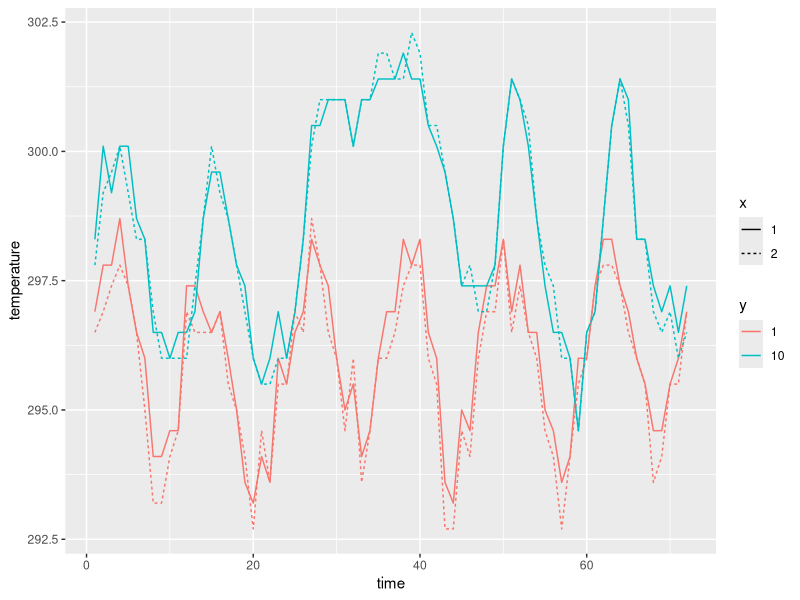
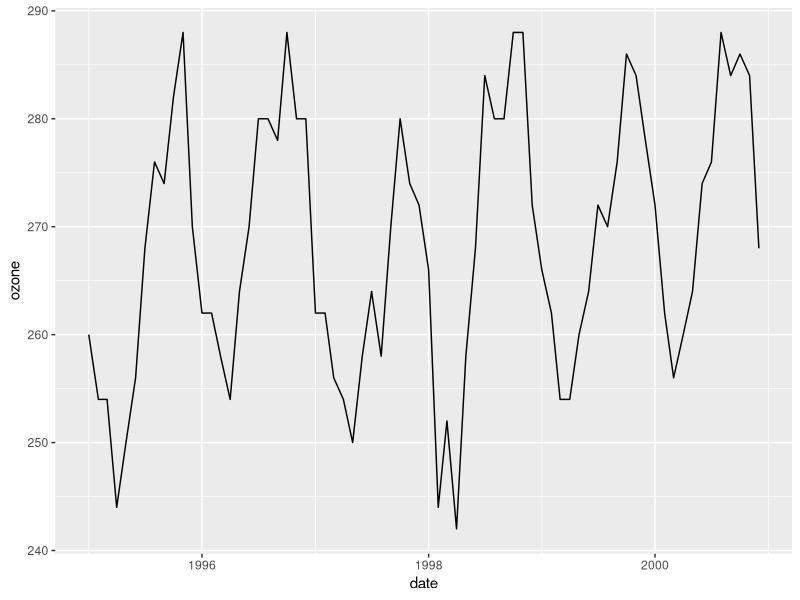
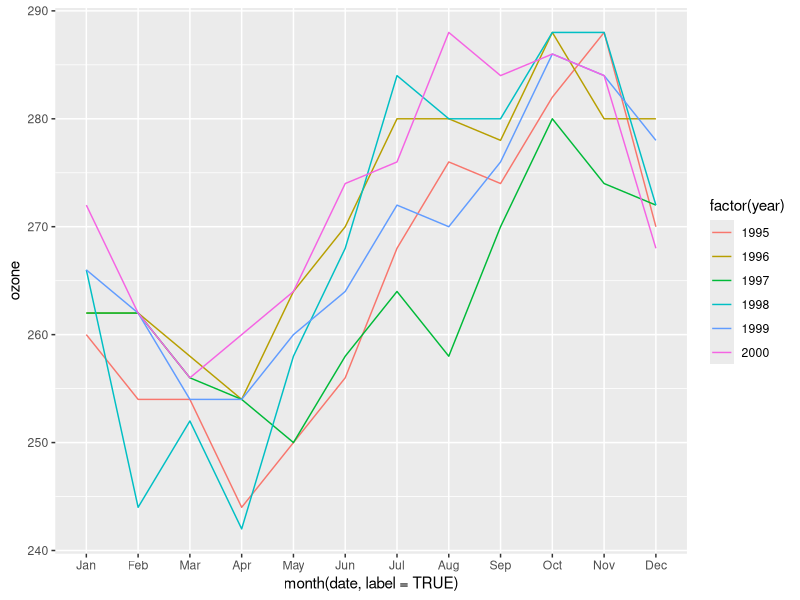
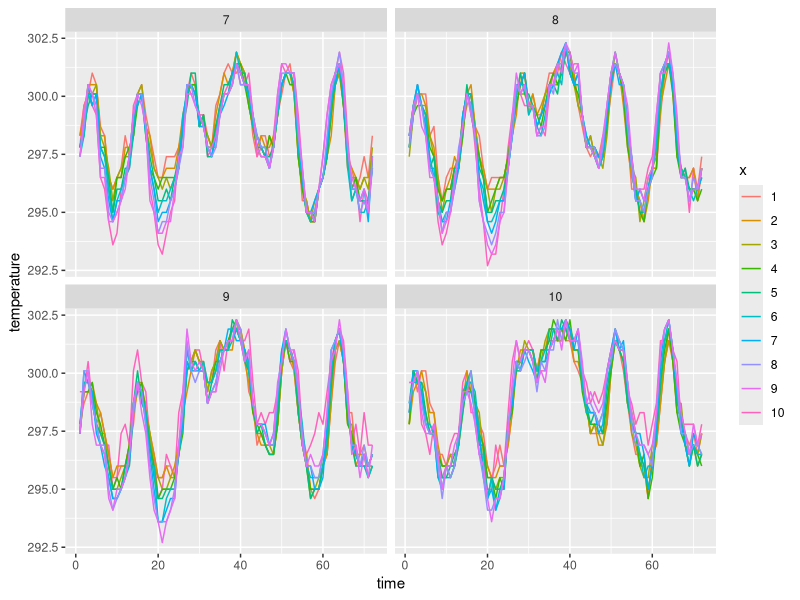
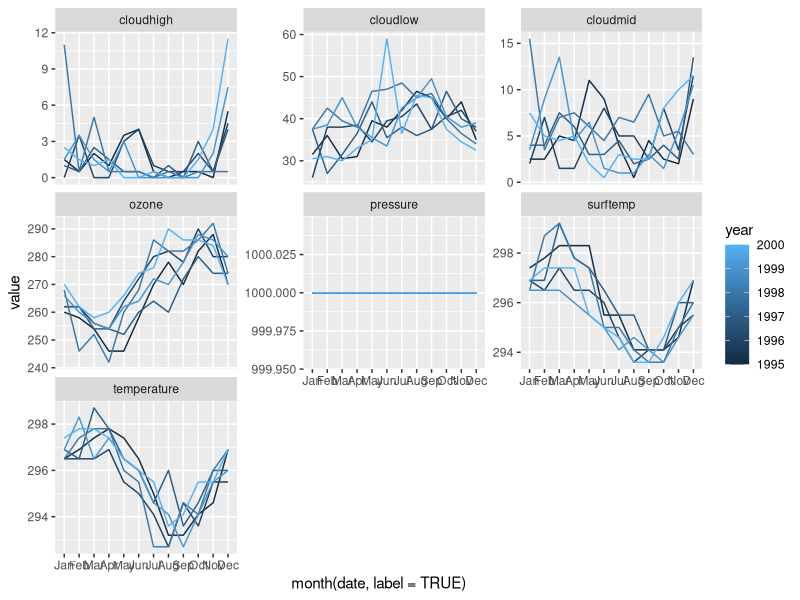

These charts were generated, in order, by the following R code: (Note: this script raises an error after producing the figures.)
## ---- chunk 1
knitr::opts_chunk$set(echo = TRUE)
## ---- chunk 2
library(tidyverse)

data(nasa, package="GGally")
## ---- chunk 3
nasa %>% filter(x %in% c(1, 2), y %in% c(1, 10)) %>% 
  mutate(y = factor(y), x = factor(x)) %>%
  ggplot(aes(x = time, y = temperature, group = id, color = y)) + 
  geom_line(aes(linetype = x))

## ---- chunk 4
nasa %>% filter(x == 1, y == 1) %>%
  ggplot(aes(x = date, y = ozone)) + geom_line()
## ---- chunk 5
library(lubridate)

nasa %>% filter(x == 1, y == 1) %>% 
  ggplot(aes(x = month(date, label = TRUE), y = ozone, group = year, color = factor(year))) + geom_line()
## ---- chunk 6
nasa %>% filter(x %in% c(1 : 10), y %in% c(7 : 10)) %>% 
  mutate(y = factor(y), x = factor(x)) %>%
  ggplot(aes(x = time, y = temperature, group = id, color = x)) + 
  geom_line() + facet_wrap(~y)
## ---- chunk 7
nasa %>% gather(key = variable, value = value, 7 : 13) %>%
  filter(x == 2, y == 1) %>% 
  ggplot(aes(x = month(date, label = TRUE), y = value, group = year, color = year)) + 
  geom_line() + facet_wrap(~variable, scales = "free_y")
## ---- chunk 8
data(box, package="classdata")

box_summary = box %>% group_by(Movie, Distributor) %>%
  summarise(Gross.final.1 = max(Total.Gross),
            Gross.final.2 = Total.Gross[which.max(Week)],
            Gross.initial.1 = min(Total.Gross),
            Gross.initial.2 = Total.Gross[which.min(Week)],
            Max.Thtrs = max(Thtrs.),
            date.last = max(Date),
            week.count = max(Week)) %>%
  mutate(Gross.final.diff = Gross.final.1 - Gross.final.2,
         Gross.initial.diff = Gross.initial.1 - Gross.initial.2)

box_summary1 = box_summary %>% filter(Gross.final.diff == 0,
                                      Gross.initial.diff == 0,
                                      Max.Thtrs > 100,
                                      week.count < 30)

name.clean = box_summary1$Movie

box1 = box %>% filter(Movie %in% name.clean)
## ---- chunk 9
box1 %>% ggplot(aes(x = Date, y = Total.Gross, 
                    group = interaction(Movie, Distributor))) + geom_line() +
  geom_text(aes(x = date.last, y = Gross.final.1, label = Movie), 
            data = box_summary1 %>% filter(Gross.final.1 >= 368049635) )
## ---- chunk 10
box1 %>% ggplot(aes(x = Date, y = Total.Gross, 
                    group = interaction(Movie, Distributor))) + geom_line() +
  ggrepel::geom_text_repel(aes(x = date.last, y = Gross.final.1, label = Movie), 
            data = box_summary1 %>% filter(Gross.final.1 >= 368049635),
            colour="grey50")
